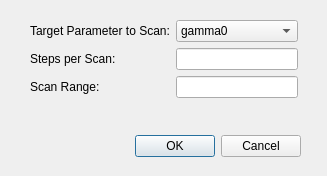
<?xml version="1.0" encoding="UTF-8"?>
<ui version="4.0">
 <class>Dialog</class>
 <widget class="QDialog" name="Dialog">
  <property name="geometry">
   <rect>
    <x>0</x>
    <y>0</y>
    <width>327</width>
    <height>176</height>
   </rect>
  </property>
  <property name="windowTitle">
   <string>Dialog</string>
  </property>
  <widget class="QDialogButtonBox" name="buttonBox">
   <property name="geometry">
    <rect>
     <x>100</x>
     <y>130</y>
     <width>201</width>
     <height>32</height>
    </rect>
   </property>
   <property name="orientation">
    <enum>Qt::Horizontal</enum>
   </property>
   <property name="standardButtons">
    <set>QDialogButtonBox::Cancel|QDialogButtonBox::Ok</set>
   </property>
  </widget>
  <widget class="QWidget" name="formLayoutWidget">
   <property name="geometry">
    <rect>
     <x>30</x>
     <y>20</y>
     <width>268</width>
     <height>101</height>
    </rect>
   </property>
   <layout class="QFormLayout" name="formLayout">
    <item row="0" column="0">
     <widget class="QLabel" name="label">
      <property name="text">
       <string>Target Parameter to Scan:</string>
      </property>
     </widget>
    </item>
    <item row="0" column="1">
     <widget class="QComboBox" name="comboBox">
      <item>
       <property name="text">
        <string>gamma0</string>
       </property>
      </item>
      <item>
       <property name="text">
        <string>delgam</string>
       </property>
      </item>
      <item>
       <property name="text">
        <string>curpeak</string>
       </property>
      </item>
      <item>
       <property name="text">
        <string>xlamds</string>
       </property>
      </item>
      <item>
       <property name="text">
        <string>aw0</string>
       </property>
      </item>
      <item>
       <property name="text">
        <string>iseed</string>
       </property>
      </item>
      <item>
       <property name="text">
        <string>pxbeam</string>
       </property>
      </item>
      <item>
       <property name="text">
        <string>pybeam</string>
       </property>
      </item>
      <item>
       <property name="text">
        <string>xbeam</string>
       </property>
      </item>
      <item>
       <property name="text">
        <string>ybeam</string>
       </property>
      </item>
      <item>
       <property name="text">
        <string>rxbeam</string>
       </property>
      </item>
      <item>
       <property name="text">
        <string>rybeam</string>
       </property>
      </item>
      <item>
       <property name="text">
        <string>xlamd</string>
       </property>
      </item>
      <item>
       <property name="text">
        <string>delaw</string>
       </property>
      </item>
      <item>
       <property name="text">
        <string>alphax</string>
       </property>
      </item>
      <item>
       <property name="text">
        <string>alphay</string>
       </property>
      </item>
      <item>
       <property name="text">
        <string>emitx</string>
       </property>
      </item>
      <item>
       <property name="text">
        <string>emity</string>
       </property>
      </item>
      <item>
       <property name="text">
        <string>prad0</string>
       </property>
      </item>
      <item>
       <property name="text">
        <string>zrayl</string>
       </property>
      </item>
      <item>
       <property name="text">
        <string>zwaist</string>
       </property>
      </item>
      <item>
       <property name="text">
        <string>awd</string>
       </property>
      </item>
      <item>
       <property name="text">
        <string>beamfile</string>
       </property>
      </item>
      <item>
       <property name="text">
        <string>beamopt</string>
       </property>
      </item>
      <item>
       <property name="text">
        <string>beamgam</string>
       </property>
      </item>
     </widget>
    </item>
    <item row="1" column="0">
     <widget class="QLabel" name="label_2">
      <property name="text">
       <string>Steps per Scan:</string>
      </property>
     </widget>
    </item>
    <item row="1" column="1">
     <widget class="QLineEdit" name="nscan"/>
    </item>
    <item row="2" column="0">
     <widget class="QLabel" name="label_3">
      <property name="text">
       <string>Scan Range:</string>
      </property>
     </widget>
    </item>
    <item row="2" column="1">
     <widget class="QLineEdit" name="svar"/>
    </item>
   </layout>
  </widget>
 </widget>
 <resources/>
 <connections>
  <connection>
   <sender>buttonBox</sender>
   <signal>accepted()</signal>
   <receiver>Dialog</receiver>
   <slot>accept()</slot>
   <hints>
    <hint type="sourcelabel">
     <x>248</x>
     <y>254</y>
    </hint>
    <hint type="destinationlabel">
     <x>157</x>
     <y>274</y>
    </hint>
   </hints>
  </connection>
  <connection>
   <sender>buttonBox</sender>
   <signal>rejected()</signal>
   <receiver>Dialog</receiver>
   <slot>reject()</slot>
   <hints>
    <hint type="sourcelabel">
     <x>316</x>
     <y>260</y>
    </hint>
    <hint type="destinationlabel">
     <x>286</x>
     <y>274</y>
    </hint>
   </hints>
  </connection>
 </connections>
</ui>
